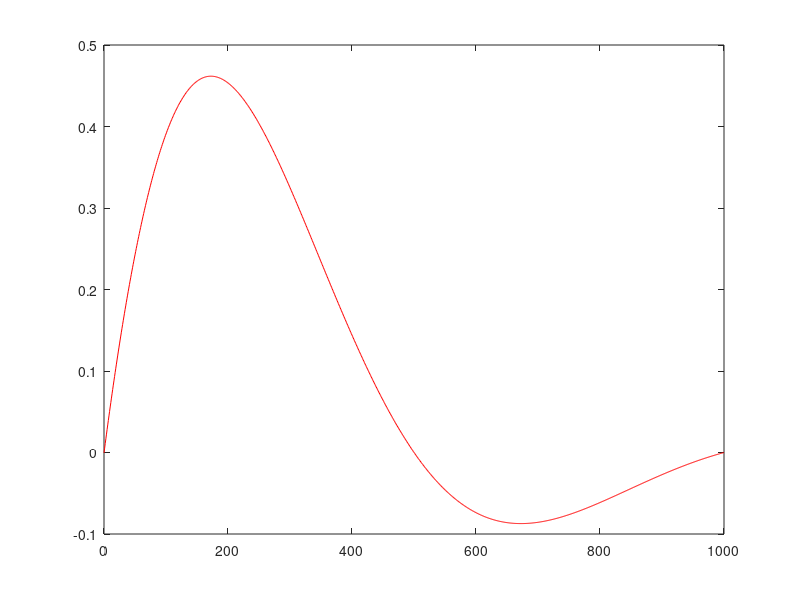

This figure's MATLAB source: (Note: this script raises an error after producing the figure.)
% close all
clear
clc
% cone1 (miliseconds) 
tr=0.05;
td=0.3;
tp=0.4;
phi=-58.12;
% lambda_max=840
% J0=lambda/lambda_max;
J0=1;
t=0:1:1000;
J=J0*((t/1000)/tr)/(1+((t/1000)/tr)).*exp(-((t/1000)/td)).*cos(2*pi*(t/2500)/tp+phi);
Jp=J;
figure;plot(t,J,'r')

%% ========================================================================
load('Voronoi_areas.mat')
load('allConeActivity.mat')
AllConeActivities=AllConeActivity{1,1};    % cone activity in frames
%% ========================================================================
totalTime=1000; % mseconds, for 30*512*512 pixels
[r,c]=find(AllConeActivities~=0);

for n=1:length(r)
    a=r(n);
    ConeActivity=AllConeActivities(a,:);
    ConeActivity_ms=reshape([ConeActivity;zeros(32,30)],1,[]);

    ConeActivityNZ=find(ConeActivity_ms~=0);
    conv_ConeActivity_ms=nan(1,30*round(1000/30)+length(J)-1);
    for b=1:length(ConeActivityNZ)
        ConeActivity_ms_temp=zeros(1,30*round(1000/30)); 
        ConeActivity_ms_temp(ConeActivityNZ(b))=ConeActivity_ms(ConeActivityNZ(b));
        conv_ConeActivity_ms_new=conv(ConeActivity_ms_temp,J);
        conv_ConeActivity_ms=nanmax(conv_ConeActivity_ms,conv_ConeActivity_ms_new);
    end
    figure;
    subplot(1,3,1);bar(ConeActivity_ms)
    subplot(1,3,2);bar(conv_ConeActivity_ms)
    subplot(1,3,3);bar(conv(ConeActivity_ms,J))
end